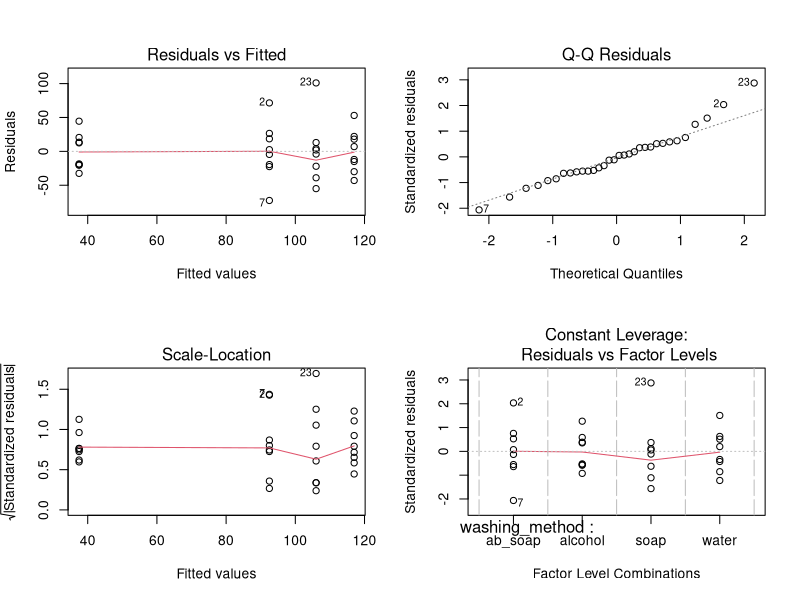

Generate this figure with R: (Note: this script raises an error after producing the figure.)
## ---- chunk 1
knitr::opts_chunk$set(echo = TRUE)

# packages needed for lab 6
library(readr)
library(tidyverse)
library(car)
library(ggplot2)
library(multcomp) # new package alert! Make sure to install.packages("")
library(MASS) # new package alert! Make sure to install.packages("")

# datasets needed for lab 6
hand_wash <- read_csv("hand_washing.csv")
malaria <- read_csv("malaria_vs_maize.csv")
eggs <- read_csv("cuckooeggs.csv")

# you'll need `power_anova.R` open in another script



## ---- chunk 2
hand_wash < read_csv("hand_washing.csv")
str(hand_wash)

# transform washing_method into a factor

# DATASET$FACTOR <- as.factor(DATASET$FACTOR)
hand_wash$washing_method <- as.factor(hand_wash$washing_method)
str(hand_wash) # washing_method = 'chr', won't work for the mcp()
## ---- chunk 3
# HINT: aov(y ~ x, data = dataset)
wash1 <- aov(bac_colonies~washing_method, data=hand_wash) #run the ANOVA
par(mfrow=c(2,2)) # places 2 plots on 1 output view
plot(wash1) #look at the diagnostic plots; focus on the first two plots (fitted vs residuals & QQ plot)

unique(hand_wash$washing_method)
## ---- chunk 4
### ONE WAY ANOVA ### 

# run model with aov()
# get summary of model with summary()

# run model with lm()
# get ANOVA summary of model with aov()

## ---- chunk 5
par(mfrow = c(3,1))
with(plant,hist(num_leaves_in_rosette[dist_from_edge_m=="0.0m"], breaks = 20, col = "lightblue"))
with(plant,hist(num_leaves_in_rosette[dist_from_edge_m=="6.0m"], breaks = 20, col = "darkblue"))
with(plant,hist(num_leaves_in_rosette, breaks = 20, col = "blue"))


?hist()
